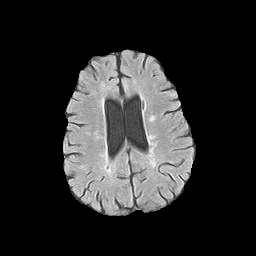
%> input picture brain.bmp, 256 x 256 px
$ octave main_gray.m   (GNU Octave 9; MATLAB toolbox functions it lacks are replaced by stand-ins)
%> lines starting %> are read from the running program, lines starting %| are printed output that depends on the picture
### w_recons_CO.m
% morphological closing reconstruction
function fobrcbr=w_recons_CO(f,se)
fe=imerode(f,se);
fobr=imreconstruct(fe,f);
fobrc=imcomplement(fobr);
fobrce=imerode(fobrc,se);
fobrcbr=imcomplement(imreconstruct(fobrce,fobrc));

### FRFCM.m
function  [center, U, obj_U, iter_n]=FRFCM(data,cluster_n,diameter,w_size)
% Firstly, we use morphological reconstruction to reconstruct original image to suppress noise;
% Secondly, we use histogram to reduce the computational complexity of FCM;
% Thirdly, we use a median filter to smooth the fuzzy membership U;
% Finally, we normalize U;
% Input variants and parameters
  % data is a 2D matrix of size row*col, it means that the input is a gray image
  % cluster_n denotes the number of cluster centers
  % diameter denotes the parameter of structuring element used in
  % mrophological recosntruction
  % w_size is the scale of the filtering window

if nargin ~= 4
    error('Too many or too few input arguments!');
end
% Change the following to set default options
options = [2;   % exponent for the partition matrix
        100;    % max. number of iteration
        1e-5;   % min. amount of improvement
        1]; % info display during iteration
expo = options(1);      % Exponent for U
max_iter = options(2);      % Max. iteration
obj_U = zeros(max_iter, 1);   % Array for objective function
%% step 1, morphological reconstruction
data=w_recons_CO(data,strel('square',diameter));
%% step 2, FCM on histogram
row=size(data, 1);col=size(data,2);
data_n = row*col;  % the number of pixels
data=data(:);
data_u=unique(data(:));% computing the histogram
n_r=size(data_u,1); % n_r denotes the number of pixels with different gray value
U=initfcm(cluster_n,n_r);   % Initial fuzzy partition
sum_U{1}=double(U>0.5);sum_U{2}=sum_U{1};
% computing histogram
N_p=zeros(length(data_u),1);
   for i=1:length(data_u)
       N_p(i)=sum(data==data_u(i));
   end
 Num=ones(cluster_n,1)*N_p';
 %% main loop
dist=zeros(cluster_n,n_r);dist2=zeros(cluster_n,data_n);
for w= 1:max_iter
    mf = Num.*(U.^expo);
    center = mf*data_u./((ones(size(data, 2), 1)*sum(mf'))');
   for k=1: size(center, 1)
     dist(k, :)=abs(center(k)-data_u)';
   end
   tmp=dist.^2;
   h1=(tmp+eps).^(-1/(expo-1));
   U=(h1)./(ones(cluster_n,1)*(sum(h1))+eps);
if w>2
    sum_U{w}=double(U>0.5);
    obj_U(w)=sum(sum(abs(sum_U{w}-sum_U{w-1})));
    if obj_U(w)==0,break; end,
end
end
iter_n = w; % Actual number of iterations
%% compute membership matrix U according to cluster centers
   for k2=1: size(center, 1)
     dist2(k2, :)=abs(center(k2)-data)';
   end
   tmp =dist2+eps;
   h1=(tmp).^(-1/(expo-1));
   U=(h1)./(ones(cluster_n,1)*(sum(h1))+eps);
%% median filtering
   for k3=1: size(center, 1)
      U1= U (k3,:);
      U1=reshape(U1,[row,col]); %reshape the vector U to a matrix of size row*col
      UU=medfilt2(U1,[w_size,w_size]); % Notice that we cann't use U1.^expo due to the high computational complexity
      GG(k3,:)=UU(:);
  end
   U=GG./(ones(cluster_n,1)*(sum(GG))+eps);  % the normalization

### main_gray.m
% Please cite the paper "Tao Lei, Xiaohong Jia, Yanning Zhang, Lifeng He, Hongying Meng and Asoke K. Nandi, Significantly Fast and Robust
% Fuzzy C-Means Clustering Algorithm Based on Morphological Reconstruction and Membership Filtering, IEEE Transactions on Fuzzy Systems,
% DOI: 10.1109/TFUZZ.2018.2796074, 2018.2018"

% The paper is OpenAccess and you can download the paper freely from "http://ieeexplore.ieee.org/stamp/stamp.jsp?tp=&arnumber=8265186."
% The code was written by Tao Lei in 2017.
% If you have any problems, please contact me.
% Email address: leitao@sust.edu.cn

clc
close all
clear all
%% test a gray image
f_ori=imread('brain.bmp');
%> f_ori is the input picture: size 256x256 uint8; min 0, max 255, mean 40.9
fn=imnoise(f_ori,'gaussian',0.03);
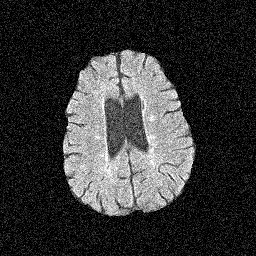
%> fn: size 256x256 uint8; min 0, max 255, mean 53.4
%% parameters
cluster=3; % the number of clustering centers
se=3; % the parameter of structuing element used for morphological reconstruction
w_size=3; % the size of fitlering window
%% segment an image corrupted by noise
tic
[center1,U1,~,t1]=FRFCM(double(fn),cluster,se,w_size);
%> in w_recons_CO, `fe=imerode(f,se);`:
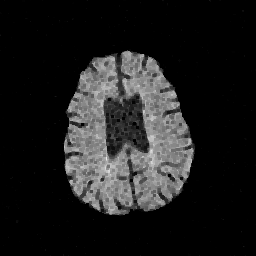
%> fe: size 256x256 double; min 0, max 233, mean 29.7
%> in w_recons_CO, `fobr=imreconstruct(fe,f);`:
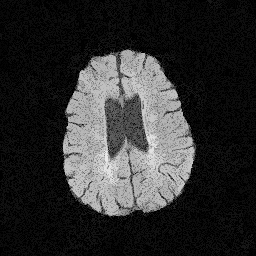
%> fobr: size 256x256 double; min 0, max 233, mean 46.3
%> in w_recons_CO, `fobrc=imcomplement(fobr);`:
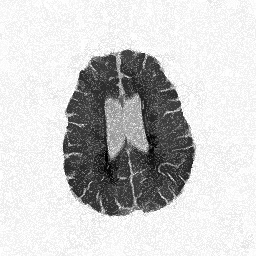
%> fobrc: size 256x256 double; min -232, max 1, mean -45.34; drawn with min black and max white
%> in w_recons_CO, `fobrce=imerode(fobrc,se);`:
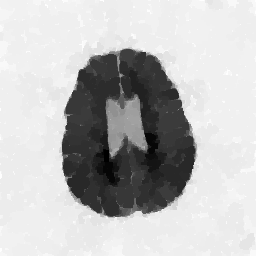
%> fobrce: size 256x256 double; min -232, max 1, mean -58.04; drawn with min black and max white
%> in w_recons_CO, `fobrcbr=imcomplement(imreconstruct(fobrce,fobrc));`:
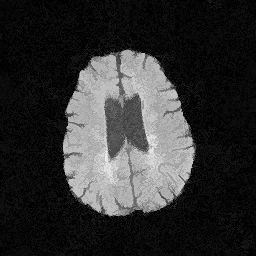
%> fobrcbr: size 256x256 double; min 0, max 233, mean 48.3
%> in FRFCM, `data_u=unique(data(:));`: data_u = 231 values from 0 to 233
%> in FRFCM, `n_r=size(data_u,1);`: n_r = 231
%> the run ends on the next line

$ run again, with sy1.bmp copied over brain.bmp
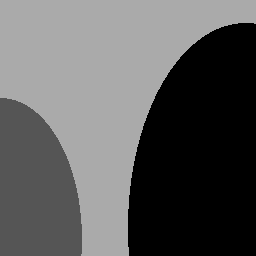
%> input picture sy1.bmp, 256 x 256 px
%> f_ori is the input picture: size 256x256 uint8; min 0, max 170, mean 92.5
%> in w_recons_CO, `fe=imerode(f,se);`:
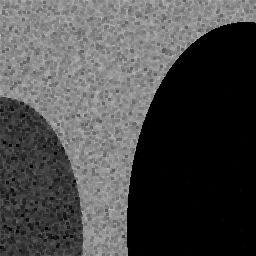
%> fe: size 256x256 double; min 0, max 193, mean 72.6
%> in w_recons_CO, `fobrce=imerode(fobrc,se);`:
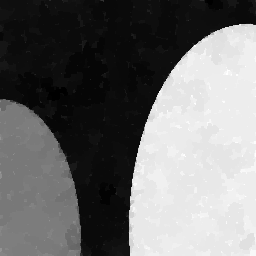
%> fobrce: size 256x256 double; min -192, max 1, mean -107.6; drawn with min black and max white
%> data_u = 179 values from 0 to 193
%> n_r = 179
